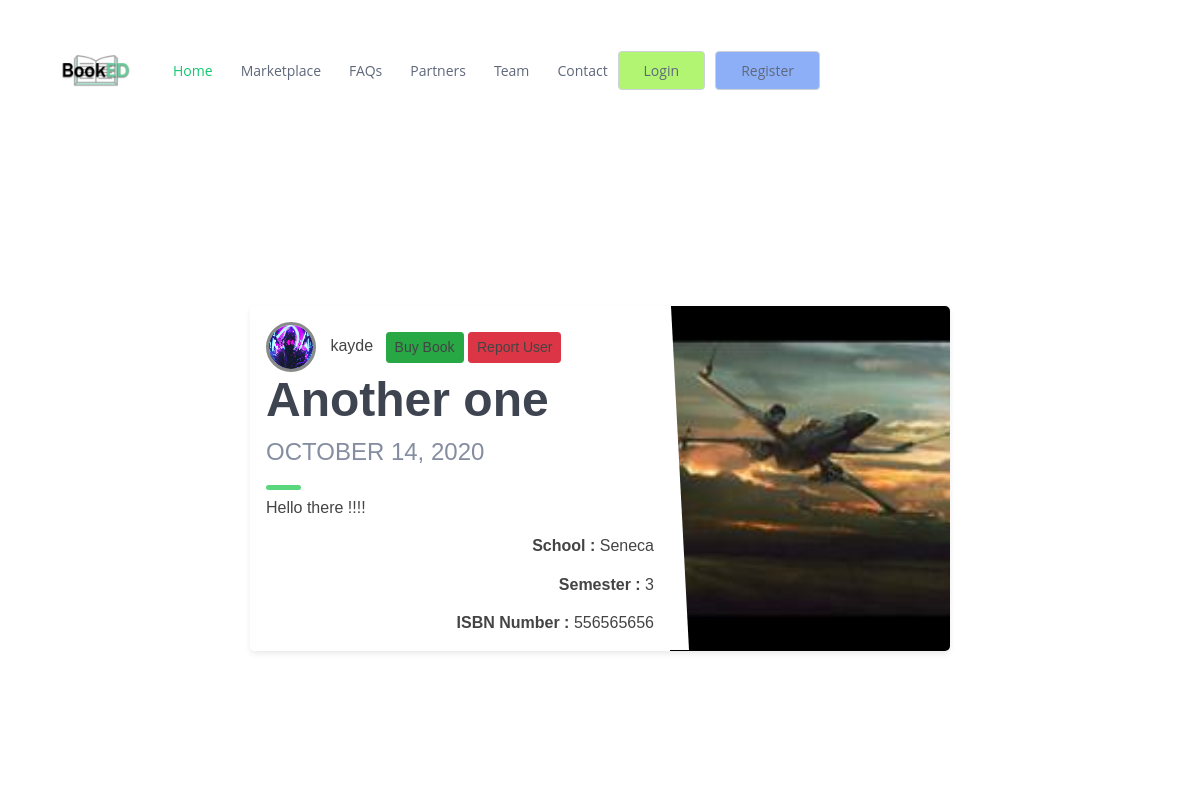
Page /post/14/ on the earlier database version.
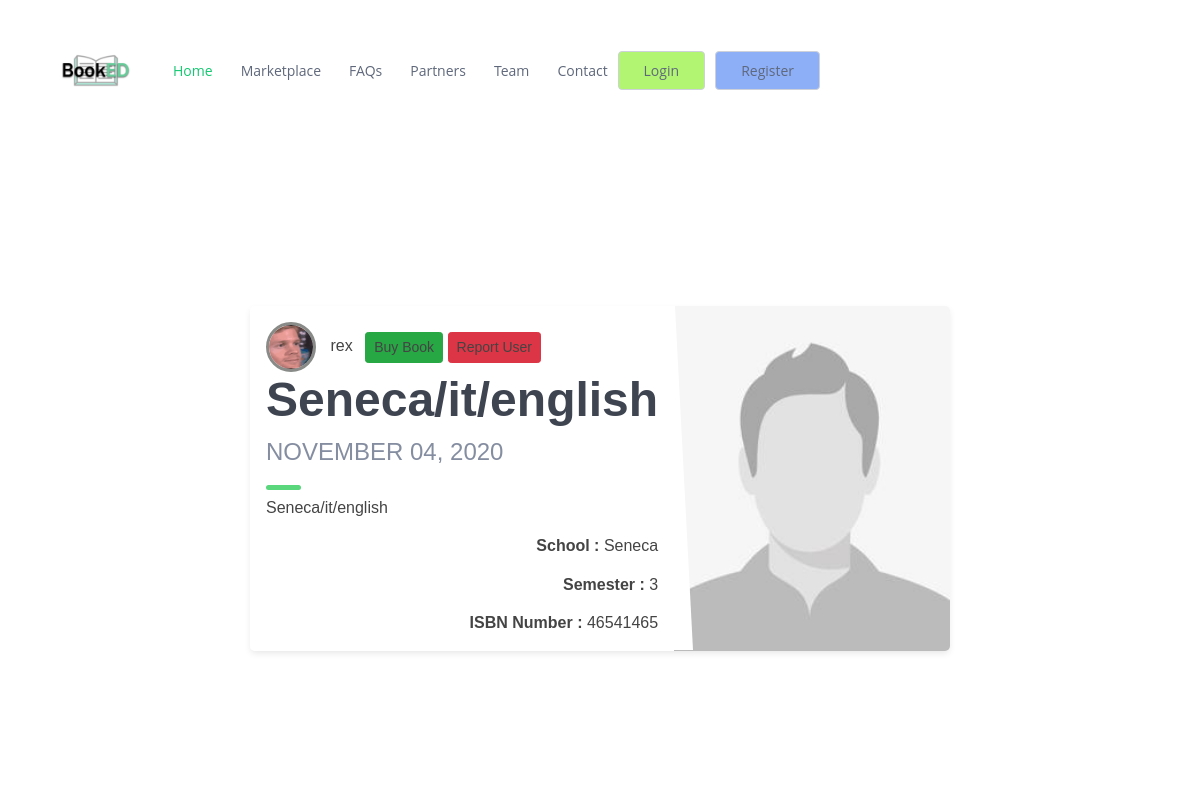
Same page on the later database version.
### main/models.py (models this page shows, shortened)
class Post(DirtyFieldsMixin, models.Model):
    title = models.CharField(max_length=50)
    content = models.TextField(max_length=500)
    schools = models.ForeignKey('School', null=True, blank=True, on_delete=models.CASCADE)
    course = models.ForeignKey(Course, on_delete=models.CASCADE, null=True, blank=True)
    classes = models.ManyToManyField(Class)
    date_posted = models.DateTimeField(default=timezone.now)
    semester = models.ForeignKey('Semester', null=True, blank=True, on_delete=models.CASCADE)
    objects = models.Manager()
    isbn = models.IntegerField(default=000)
    post_img = models.ImageField(upload_to='post_image',default='default.jpg')
    author = models.ForeignKey(User, on_delete=models.CASCADE) #deleted post if user is deleted
    sponsored = models.BooleanField(default=False)
    visible = models.BooleanField(default=False)
    class Meta:
        ordering = ['-date_posted']

class School(models.Model):
    name = models.CharField(max_length=200, default='not declared', null=True, blank=True)
    class Meta:
        verbose_name_plural = "Schools"
        ordering = ["name"]
    def __str__(self):
        return self.name

class Semester(models.Model):
    semester = models.CharField(max_length=1)
    class Meta:
        verbose_name_plural = "Semesters"
    def __str__(self):
        return self.semester

### users/models.py (models this page shows, shortened)
class Profile(models.Model):
    user = models.OneToOneField(User, on_delete=models.CASCADE) #one to one relationship with the user profile
    image = models.ImageField(default='default.jpg', upload_to='profile_pics') #default profile image
    image_back = models.ImageField(default='default_back.jpg', upload_to='background_pics') #default profile image
    school = models.ForeignKey(main.models.School, on_delete=models.CASCADE, null=True, blank= True)
    course = models.ForeignKey(main.models.Course, blank= True, on_delete=models.SET_NULL, null=True)
    classes = models.ForeignKey(main.models.Class, blank= True, on_delete=models.SET_NULL, null=True)
    semester = models.ForeignKey(main.models.Semester, blank= True, on_delete=models.SET_NULL, null=True)

### main/views.py (the view)
# urls.py: path('post/<int:pk>/', PostDetailView.as_view(), name='Post-Detail'), #set primarykey of posts which is the id
class PostDetailView(DetailView): #show /post/<number> pages
    model = Post

### main/templates/main/post_detail.html (shortened to what this page needs)
{% load static %}
<!DOCTYPE html>
<html lang="en">
<head>
  <link href="{% static 'assets/vendor/bootstrap/css/bootstrap.min.css' %}" rel="stylesheet">
  <link href="{% static 'assets/css/style.css' %}" rel="stylesheet">
  <link href="{% static 'assets/css/filter.css' %}" rel="stylesheet">
</head>
<body>
  <header id="header" class="fixed-top">
    <div class="container d-flex align-items-center">
      <a href="/"><img src="{% static 'assets/img/BookED_Logo1.png' %}" alt="MainLogo" class="img-fluid" width="100" height="100"></a>
      <nav class="nav-menu d-none d-lg-block">
        <ul>
          <li class="active"><a href="/">Home</a></li>
          <li><a href="/market">Marketplace</a></li>
          <li><a href="#services">FAQs</a></li>
          <li><a href="#portfolio">Partners</a></li>
          <li><a href="#team">Team</a></li>
          <li><a href="#contact">Contact</a></li>
        </ul>
      </nav>
      {% if user.is_authenticated %}
      <a href="/profile" class="get-started-btn scrollto">Profile</a>
      <a href="{% url 'Post-Create' %}" class="get-post-btn scrollto">New Post</a>
      {% else %}
      <a href="/login" class="get-started-btn scrollto">Login</a>
      <a href="/register" class="get-register-btn scrollto">Register</a>
      {% endif %}
    </div>
  </header>
  <section id="hero" class="d-flex align-items-center">
    <div class="container">
        {% block content %}
        <div class="container">
          <div class="blog-card alt">
            <div class="meta">
              <div class="photo" style="background-image: url({{post.post_img.url}})"></div>
            </div>
            <div class="description">
              <img class="rounded-circle article-img" src="{{ post.author.profile.image.url }}">
              <a class="mr-2" href="{% url 'User-Posts' post.author.username %}">{{ object.author }}</a>
              {% if object.author == user %}
              <a href="{% url 'Post-Update' object.id %}#author" class="btn btn-success btn-sm mt-1 mb-1">Transfer</a>
              <a href="{% url 'Post-Update' object.id %}" class="btn btn-primary btn-sm mt-1 mb-1">Update</a>
              <a href="{% url 'Post-Delete' object.id %}" class="btn btn-danger btn-sm mt-1 mb-1">Delete</a>
              {% else %}
              <a href="{% url 'Post-Update' object.id %}" class="btn btn-success btn-sm mt-1 mb-1">Buy Book</a>
              <a href="{% url 'Report-User'%}" class="btn btn-danger btn-sm mt-1 mb-1">Report User</a>
              {% endif %}
              <h1><a href="{% url 'Post-Detail' post.id %}">{{ object.title }}</a></h1>
              <h2>{{ object.date_posted|date:"F d, Y" }}</h2>
              <p>{{ object.content }}</p>
              <p  style="float: right; clear: both;"><b>School :</b> {{  object.schools }}</p>
              <p  style="float: right; clear: both;"><b>Semester :</b> {{  object.semester }}</p>
              <p  style="float: right; clear: both;"><b>ISBN Number :</b> {{  object.isbn }}</p>
            </div>
          </div>
            <br>
      {% endblock content %}
    </div>
  </section>
</body>
</html>

Differences in the rows shown:
changed Post "Seneca": post_img: picture removed, a placeholder shows; author.profile.image: a different picture; author "kayde" → "rex"; title "Another one" → "Seneca/it/english"; date_posted "OCTOBER 14, 2020" → "NOVEMBER 04, 2020"; content "Hello there !!!!" → "Seneca/it/english"; isbn "556565656" → "46541465"
